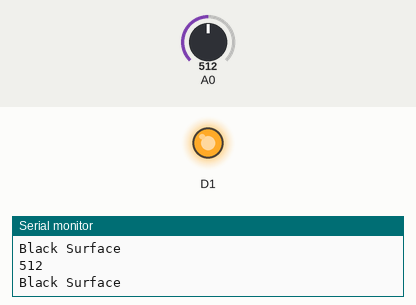
A sketch run on a simulated ESP8266 (NodeMCU). Shown: output pins drawn as LEDs (lit = HIGH), the last lines printed to the serial monitor. The inputs (shaded band) are chosen by the test bench; at power-on: A0 = 512.

Above: at 1.8 s.
1.9 s: A0 set to 112
3.4 s: A0 set to 95
At 5.2 s:
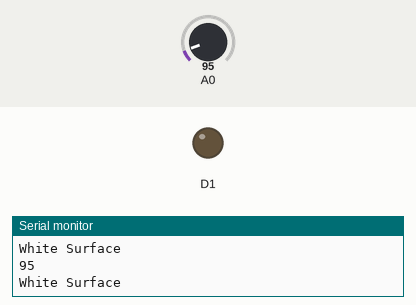
5.5 s: A0 set to 122
At 6.7 s:
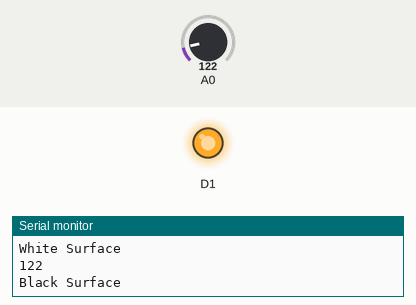
7.5 s: A0 set to 90
At 9.4 s:
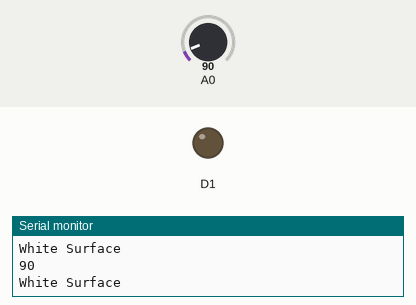
Timing chart, 0 to 10.5 s (numbered marks = the images above; inputs shaded):
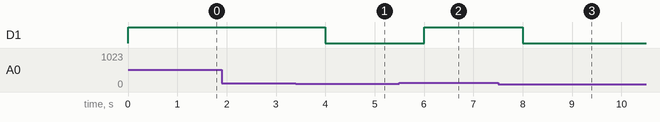

Measured:
- the behaviour switches between 101 and 100 on A0 (found by bisection; images 0 and 1)
- after the input at 3.4 s, D1: HIGH → LOW after 0.60 s
- after the input at 5.5 s, D1: LOW → HIGH after 0.50 s
- after the input at 7.5 s, D1: HIGH → LOW after 0.50 s

The sketch:

BlackOrWhite_Time.ino
```cpp
void setup() {
  Serial.begin(9600);
  pinMode(D1,OUTPUT);
}

void loop() {
  int y=analogRead(A0);
  Serial.println(y);
  if(y>100){
    digitalWrite(D1,HIGH);
    Serial.println("Black Surface");
  }
  else{
    digitalWrite(D1,LOW);
    Serial.println("White Surface");
  }
  delay(1000);
}
//Black surface absorbs the light
//hence value will be infinity(max=1024)
//white surface wont absorb hence
//value around 0~50
```
